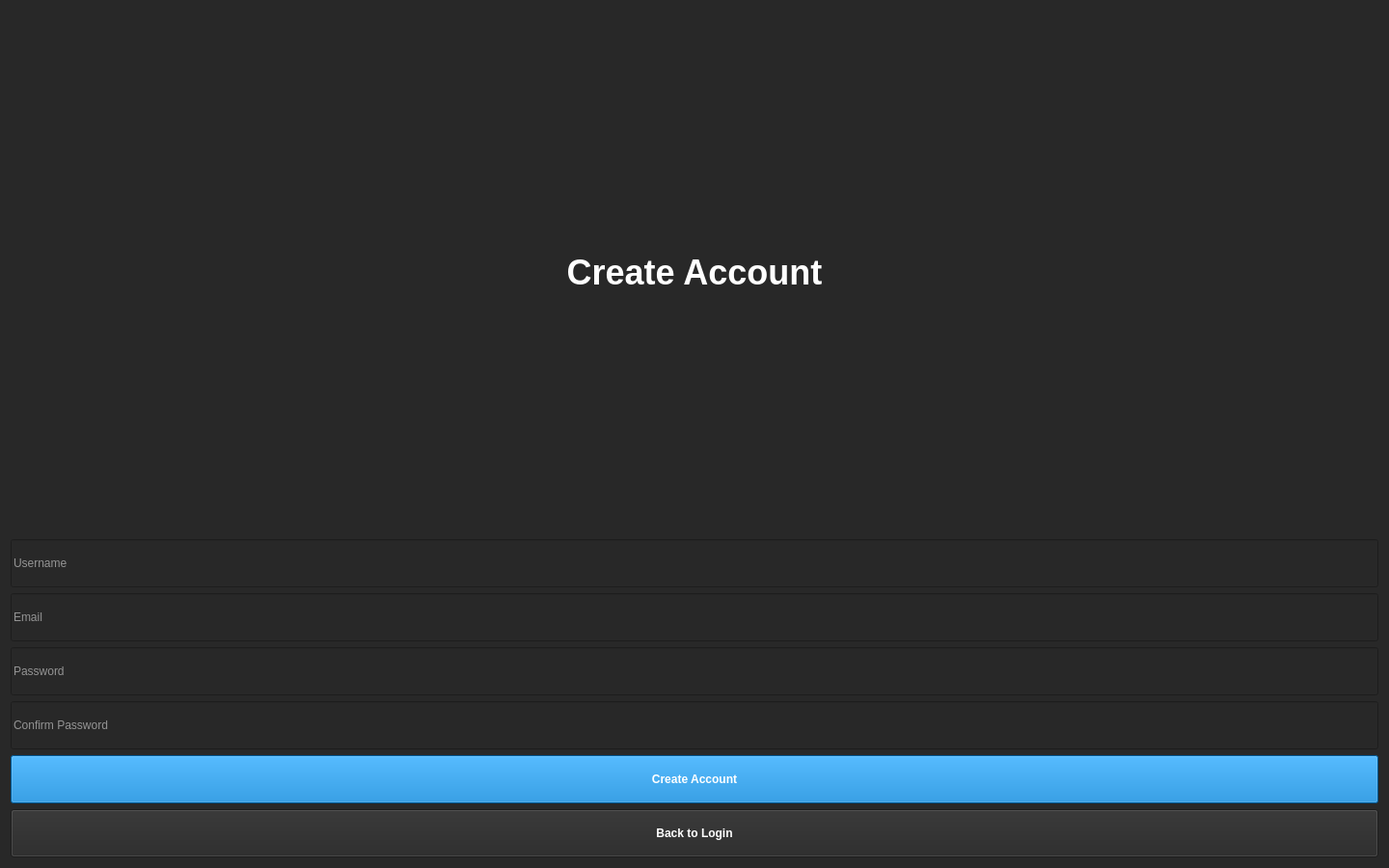
<?xml version="1.0" encoding="UTF-8"?>
<ui version="4.0">
 <class>CreateAccountPage</class>
 <widget class="QWidget" name="CreateAccountPage">
  <property name="geometry">
   <rect>
    <x>0</x>
    <y>0</y>
    <width>1440</width>
    <height>900</height>
   </rect>
  </property>
  <property name="styleSheet">
   <string>background-color: rgb(40, 40, 40); color: white;</string>
  </property>
  <layout class="QVBoxLayout" name="mainLayout">
   <item>
    <widget class="QLabel" name="titleLabel">
     <property name="alignment">
      <enum>Qt::AlignCenter</enum>
     </property>
     <property name="styleSheet">
      <string>font-size: 36px; font-weight: bold; color: white;</string>
     </property>
     <property name="text">
      <string>Create Account</string>
     </property>
    </widget>
   </item>
   <item>
    <widget class="QLineEdit" name="usernameInput">
     <property name="placeholderText">
      <string>Username</string>
     </property>
     <property name="minimumSize">
      <size>
       <width>400</width>
       <height>50</height>
      </size>
     </property>
    </widget>
   </item>
   <item>
    <widget class="QLineEdit" name="emailInput">
     <property name="placeholderText">
      <string>Email</string>
     </property>
     <property name="minimumSize">
      <size>
       <width>400</width>
       <height>50</height>
      </size>
     </property>
    </widget>
   </item>
   <item>
    <widget class="QLineEdit" name="passwordInput">
     <property name="placeholderText">
      <string>Password</string>
     </property>
     <property name="echoMode">
      <enum>QLineEdit::Password</enum>
     </property>
     <property name="minimumSize">
      <size>
       <width>400</width>
       <height>50</height>
      </size>
     </property>
    </widget>
   </item>
   <item>
    <widget class="QLineEdit" name="confirmPasswordInput">
     <property name="placeholderText">
      <string>Confirm Password</string>
     </property>
     <property name="echoMode">
      <enum>QLineEdit::Password</enum>
     </property>
     <property name="minimumSize">
      <size>
       <width>400</width>
       <height>50</height>
      </size>
     </property>
    </widget>
   </item>
   <item>
    <widget class="QPushButton" name="createAccountButton">
     <property name="text">
      <string>Create Account</string>
     </property>
     <property name="styleSheet">
      <string>background-color: rgb(0, 122, 204); color: white; font-weight: bold; padding: 10px;</string>
     </property>
     <property name="minimumSize">
      <size>
       <width>200</width>
       <height>50</height>
      </size>
     </property>
    </widget>
   </item>
   <item>
    <widget class="QPushButton" name="backToLoginButton">
     <property name="text">
      <string>Back to Login</string>
     </property>
     <property name="styleSheet">
      <string>color: white; font-weight: bold;</string>
     </property>
     <property name="minimumSize">
      <size>
       <width>200</width>
       <height>50</height>
      </size>
     </property>
    </widget>
   </item>
  </layout>
 </widget>
 <resources/>
 <connections/>
</ui>
